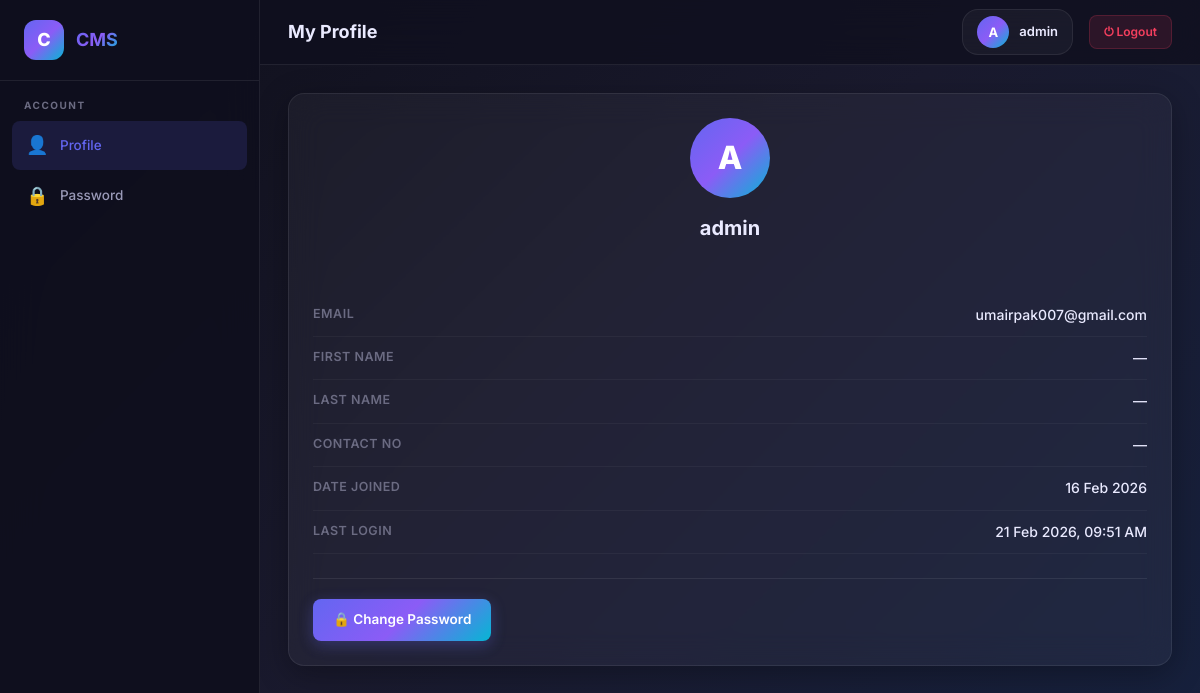
The page /accounts/profile/ (signed in) on the database its author committed.
### accounts/models.py (models this page shows, shortened)
class User(AbstractUser):
    ROLE_CHOICES = (
        ('admin', 'Admin'),
        ('engineer', 'Engineer'),
        ('operations', 'Operations'),  # NEW
        ('analytics', 'Analytics'),     # NEW
        ('manager', 'Manager'),         # NEW
    )
    role = models.CharField(max_length=20, choices=ROLE_CHOICES, default='engineer')
    contact_no = models.CharField(max_length=20, blank=True, null=True)

### accounts/views.py (the view)
# urls.py: path('accounts/profile/', profile, name='profile'),
@login_required
def profile(request):
    return render(request, 'accounts/profile.html', {'user': request.user})

### templates/accounts/profile.html (shortened to what this page needs)
{% extends 'base.html' %}
{% block page_title %}My Profile{% endblock %}
{% block content %}
<div class="detail-grid">
    <div class="glass-card fade-up">
        <div style="text-align:center;margin-bottom:24px;">
            <div class="user-avatar"
                style="width:80px;height:80px;font-size:32px;margin:0 auto 14px;background:var(--gradient-primary);border-radius:50%;display:flex;align-items:center;justify-content:center;color:#fff;font-weight:800;">
                {{ user.username|first|upper }}
            </div>
            <h2 style="font-size:20px;font-weight:700;">{{ user.username }}</h2>
            <span class="badge badge-{{ user.role }}" style="margin-top:8px;">{{ user.get_role_display }}</span>
        </div>
        <div class="detail-row">
            <span class="detail-label">Email</span>
            <span class="detail-value">{{ user.email|default:"Not set" }}</span>
        </div>
        <div class="detail-row">
            <span class="detail-label">First Name</span>
            <span class="detail-value">{{ user.first_name|default:"—" }}</span>
        </div>
        <div class="detail-row">
            <span class="detail-label">Last Name</span>
            <span class="detail-value">{{ user.last_name|default:"—" }}</span>
        </div>
        <div class="detail-row">
            <span class="detail-label">Contact No</span>
            <span class="detail-value">{{ user.contact_no|default:"—" }}</span>
        </div>
        <div class="detail-row">
            <span class="detail-label">Date Joined</span>
            <span class="detail-value">{{ user.date_joined|date:"d M Y" }}</span>
        </div>
        <div class="detail-row">
            <span class="detail-label">Last Login</span>
            <span class="detail-value">{{ user.last_login|date:"d M Y, h:i A"|default:"Never" }}</span>
        </div>
        <div class="form-actions">
            <a href="{% url 'change_password' %}" class="btn btn-primary">🔒 Change Password</a>
        </div>
    </div>
</div>
{% endblock %}

### templates/base.html (shortened to what this page needs)
{% load static %}
<!DOCTYPE html>
<html lang="en">
<head>
  <link rel="stylesheet" href="{% static 'css/styles.css' %}">
</head>
<body>
  <div class="app-layout">
    <aside class="sidebar" id="sidebar">
      <div class="sidebar-brand">
        <div class="brand-icon">C</div>
        <h2>CMS</h2>
      </div>
      <nav class="sidebar-nav">
        <div class="nav-section">
          <div class="nav-section-title">Account</div>
          <a href="{% url 'profile' %}" class="nav-link">
            <span class="nav-icon">👤</span> Profile
          </a>
          <a href="{% url 'change_password' %}" class="nav-link">
            <span class="nav-icon">🔒</span> Password
          </a>
        </div>
      </nav>
    </aside>
    <div class="main-content">
      <header class="top-navbar">
        <div class="navbar-left">
          <h1 class="page-title">{% block page_title %}Dashboard{% endblock %}</h1>
        </div>
        <div class="navbar-right">
          <div class="navbar-user">
            <div class="user-avatar">{{ user.username|first|upper }}</div>
            <div class="user-info">
              <span class="user-name">{{ user.username }}</span>
            </div>
          </div>
          <a href="{% url 'logout' %}" class="btn-logout">⏻ Logout</a>
        </div>
      </header>
      <main class="page-content fade-up">
        {% block content %}{% endblock %}
      </main>
    </div>
  </div>
</body>
</html>

### rows shown on the page
User: username|first "A", username "admin", email "umairpak007@gmail.com", first_name "—", last_name "—", contact_no "—", date_joined "16 Feb 2026", last_login "21 Feb 2026, 09:51 AM"
